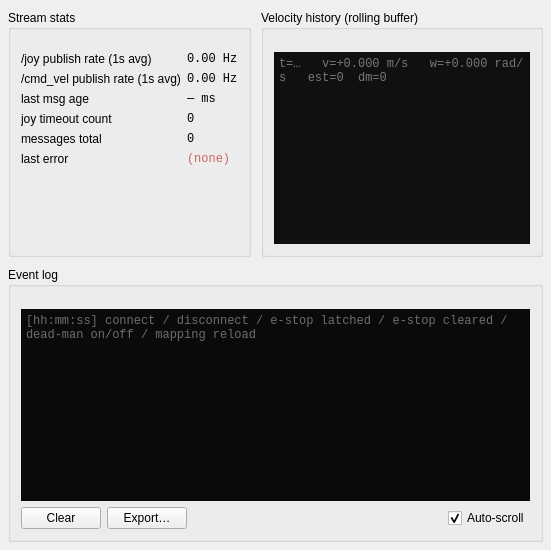
     <widget class="QWidget" name="tab_diagnostics">
      <attribute name="title"><string>Diagnostics</string></attribute>
      <layout class="QGridLayout" name="layout_tab_diagnostics">
       <property name="leftMargin"><number>8</number></property>
       <property name="topMargin"><number>10</number></property>
       <property name="rightMargin"><number>8</number></property>
       <property name="bottomMargin"><number>8</number></property>
       <property name="horizontalSpacing"><number>10</number></property>
       <property name="verticalSpacing"><number>10</number></property>

       <!-- STREAM STATS -->
       <item row="0" column="0">
        <widget class="QGroupBox" name="grp_stream_stats">
         <property name="title"><string>Stream stats</string></property>
         <layout class="QFormLayout" name="layout_stream_stats">
          <property name="leftMargin"><number>10</number></property>
          <property name="topMargin"><number>22</number></property>
          <property name="rightMargin"><number>10</number></property>
          <property name="bottomMargin"><number>10</number></property>
          <item row="0" column="0"><widget class="QLabel" name="lbl_stat_joy_hz_cap"><property name="text"><string>/joy publish rate (1s avg)</string></property></widget></item>
          <item row="0" column="1"><widget class="QLabel" name="lbl_stat_joy_hz"><property name="text"><string>0.00 Hz</string></property><property name="styleSheet"><string notr="true">font-family:monospace;</string></property></widget></item>
          <item row="1" column="0"><widget class="QLabel" name="lbl_stat_cmdvel_hz_cap"><property name="text"><string>/cmd_vel publish rate (1s avg)</string></property></widget></item>
          <item row="1" column="1"><widget class="QLabel" name="lbl_stat_cmdvel_hz"><property name="text"><string>0.00 Hz</string></property><property name="styleSheet"><string notr="true">font-family:monospace;</string></property></widget></item>
          <item row="2" column="0"><widget class="QLabel" name="lbl_stat_msg_age_cap"><property name="text"><string>last msg age</string></property></widget></item>
          <item row="2" column="1"><widget class="QLabel" name="lbl_stat_msg_age"><property name="text"><string>— ms</string></property><property name="styleSheet"><string notr="true">font-family:monospace;</string></property></widget></item>
          <item row="3" column="0"><widget class="QLabel" name="lbl_stat_timeout_cap"><property name="text"><string>joy timeout count</string></property></widget></item>
          <item row="3" column="1"><widget class="QLabel" name="lbl_stat_timeout"><property name="text"><string>0</string></property><property name="styleSheet"><string notr="true">font-family:monospace;</string></property></widget></item>
          <item row="4" column="0"><widget class="QLabel" name="lbl_stat_msg_total_cap"><property name="text"><string>messages total</string></property></widget></item>
          <item row="4" column="1"><widget class="QLabel" name="lbl_stat_msg_total"><property name="text"><string>0</string></property><property name="styleSheet"><string notr="true">font-family:monospace;</string></property></widget></item>
          <item row="5" column="0"><widget class="QLabel" name="lbl_stat_last_err_cap"><property name="text"><string>last error</string></property></widget></item>
          <item row="5" column="1"><widget class="QLabel" name="lbl_stat_last_err"><property name="text"><string>(none)</string></property><property name="styleSheet"><string notr="true">color:#cc6666; font-family:monospace;</string></property></widget></item>
         </layout>
        </widget>
       </item>

       <!-- VELOCITY ROLLING BUFFER -->
       <item row="0" column="1">
        <widget class="QGroupBox" name="grp_vel_history">
         <property name="title"><string>Velocity history (rolling buffer)</string></property>
         <layout class="QVBoxLayout" name="layout_vel_history">
          <property name="leftMargin"><number>10</number></property>
          <property name="topMargin"><number>22</number></property>
          <property name="rightMargin"><number>10</number></property>
          <property name="bottomMargin"><number>10</number></property>
          <item>
           <widget class="QPlainTextEdit" name="txt_vel_history">
            <property name="readOnly"><bool>true</bool></property>
            <property name="styleSheet"><string notr="true">font-family:monospace; font-size:9pt; background:#101010; color:#ddd;</string></property>
            <property name="placeholderText"><string>t=…   v=+0.000 m/s   w=+0.000 rad/s   est=0  dm=0</string></property>
           </widget>
          </item>
         </layout>
        </widget>
       </item>

       <!-- EVENT LOG -->
       <item row="1" column="0" colspan="2">
        <widget class="QGroupBox" name="grp_event_log">
         <property name="title"><string>Event log</string></property>
         <layout class="QVBoxLayout" name="layout_event_log">
          <property name="leftMargin"><number>10</number></property>
          <property name="topMargin"><number>22</number></property>
          <property name="rightMargin"><number>10</number></property>
          <property name="bottomMargin"><number>10</number></property>
          <item>
           <widget class="QPlainTextEdit" name="txt_event_log">
            <property name="readOnly"><bool>true</bool></property>
            <property name="styleSheet"><string notr="true">font-family:monospace; font-size:9pt; background:#0a0a0a; color:#cfcfcf;</string></property>
            <property name="placeholderText"><string>[hh:mm:ss] connect / disconnect / e-stop latched / e-stop cleared / dead-man on/off / mapping reload</string></property>
           </widget>
          </item>
          <item>
           <layout class="QHBoxLayout" name="layout_event_log_btns">
            <item><widget class="QPushButton" name="btn_clear_log"><property name="text"><string>Clear</string></property></widget></item>
            <item><widget class="QPushButton" name="btn_export_log"><property name="text"><string>Export…</string></property></widget></item>
            <item>
             <spacer name="spacer_log_mid">
              <property name="orientation"><enum>Qt::Horizontal</enum></property>
              <property name="sizeHint" stdset="0"><size><width>40</width><height>20</height></size></property>
             </spacer>
            </item>
            <item><widget class="QCheckBox" name="chk_autoscroll"><property name="text"><string>Auto-scroll</string></property><property name="checked"><bool>true</bool></property></widget></item>
           </layout>
          </item>
         </layout>
        </widget>
       </item>
      </layout>
     </widget>
